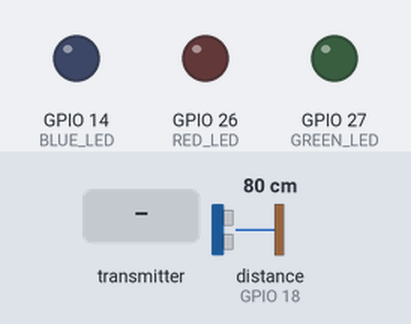
Recording of a sketch running on a simulated ESP32. Shown: output pins drawn as LEDs (lit = HIGH). Wiring (inferred from the names in the program): ultrasonic range finder: trigger GPIO 5; echo GPIO 18. Inputs (shaded band) come from the test bench; at power-on: distance to the obstacle (sensor on GPIO 18) 80 cm. The echo pulse lasts 58.3 µs per cm; the modem accepts every AT command (registered, SIM ready, sends succeed) and sends nothing else; pins used as bus, display or sensor lines are not drawn; what the sketch prints to the serial monitor is not drawn.

Above: at 0.1 s.
At 2.2 s:
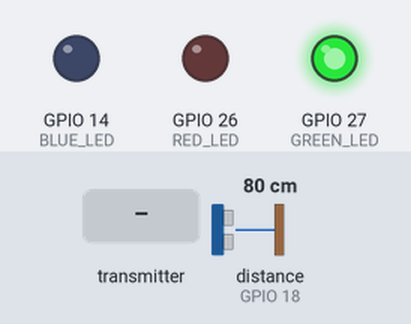
2.3 s: the transmitter starts sending distanceCm = 0
At 3.3 s:
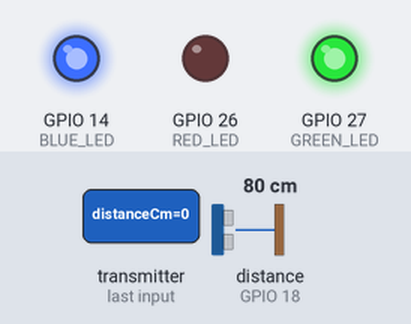
Timing chart, 0 to 5.3 s (numbered marks = the images above; inputs shaded):
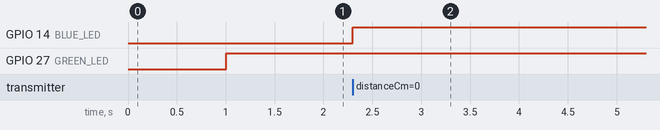

The sketch:

System_with_GSM.ino
```cpp
#include <esp_now.h>
#include <WiFi.h>

#define TRIG_PIN 5
#define ECHO_PIN 18
#define RED_LED 26
#define GREEN_LED 27
#define BLUE_LED 14

HardwareSerial GSM(2); // RX = 16, TX = 17 (يمكنك تعديل الأرجل حسب توصيلك)

// Define the structure for receiving data
typedef struct struct_message {
    float distanceCm;  // Received distance in cm
} struct_message;

struct_message receivedData;
float localDistance = -1;
bool dataReceived = false;

// Callback when ESP-NOW data is received
void onReceive(const esp_now_recv_info_t *info, const uint8_t *incomingData, int len) {
    memcpy(&receivedData, incomingData, sizeof(receivedData));
    dataReceived = true;

    Serial.print("Received Distance: ");
    if (receivedData.distanceCm == -1) {
        Serial.println("⚠ No valid reading! SR04 Sensor out of range.");
        digitalWrite(RED_LED, HIGH);
        digitalWrite(BLUE_LED, LOW);
    } else {
        Serial.print(receivedData.distanceCm);
        Serial.println(" cm");
        digitalWrite(BLUE_LED, HIGH);
        digitalWrite(RED_LED, LOW);
    }
}

// Send SMS via GSM module
void sendGSMMessage(float avg, float local, float remote) {
    String message = String(avg, 2) + "," + String(local, 2) + "," + String(remote, 2);

    GSM.println("AT+CMGF=1"); // Text mode
    delay(1000);
    GSM.println("AT+CMGS=\"+201021758066\""); // ⚠ Replace with your phone number
    delay(1000);
    GSM.print(message);
    GSM.write(26); // Ctrl+Z to send
    delay(10000);
}

void setup() {
    Serial.begin(115200);
    GSM.begin(9600, SERIAL_8N1, 16, 17); // RX=16, TX=17 (Adjust based on wiring)

    pinMode(TRIG_PIN, OUTPUT);
    pinMode(ECHO_PIN, INPUT);
    pinMode(RED_LED, OUTPUT);
    pinMode(GREEN_LED, OUTPUT);
    pinMode(BLUE_LED, OUTPUT);

    WiFi.mode(WIFI_STA);
    Serial.println("✅ ESP32 Receiver is ready!");

    if (esp_now_init() != ESP_OK) {
        Serial.println("❌ ESP-NOW init failed!");
        digitalWrite(RED_LED, HIGH);
        return;
    }

    esp_now_register_recv_cb(onReceive);

    Serial.println("🚀 HC-SR04 Sensor Test Start");
    GSM.println("AT"); // Initialize GSM
    delay(1000);
}

void loop() {
    // Local ultrasonic reading
    digitalWrite(TRIG_PIN, LOW);
    delayMicroseconds(2);
    digitalWrite(TRIG_PIN, HIGH);
    delayMicroseconds(10);
    digitalWrite(TRIG_PIN, LOW);

    long duration = pulseIn(ECHO_PIN, HIGH, 30000);

    if (duration == 0) {
        Serial.println("⚠ No valid reading! HC Sensor out of range.");
        digitalWrite(RED_LED, HIGH);
        digitalWrite(GREEN_LED, LOW);
        localDistance = -1;
    } else {
        localDistance = (duration * 0.0343) / 2;
        Serial.print("HC Distance : ");
        Serial.print(localDistance);
        Serial.println(" cm");

        digitalWrite(GREEN_LED, HIGH);
        digitalWrite(RED_LED, LOW);
    }

    if (dataReceived && localDistance > 0 && receivedData.distanceCm > 0) {
        float avg = (localDistance + receivedData.distanceCm) / 2.0;
        sendGSMMessage(avg, localDistance, receivedData.distanceCm);
        dataReceived = false;
    }

    delay(3000);
}
```

Measured:
- after the input at 2.3 s, GPIO 14 (BLUE_LED): LOW → HIGH at once
